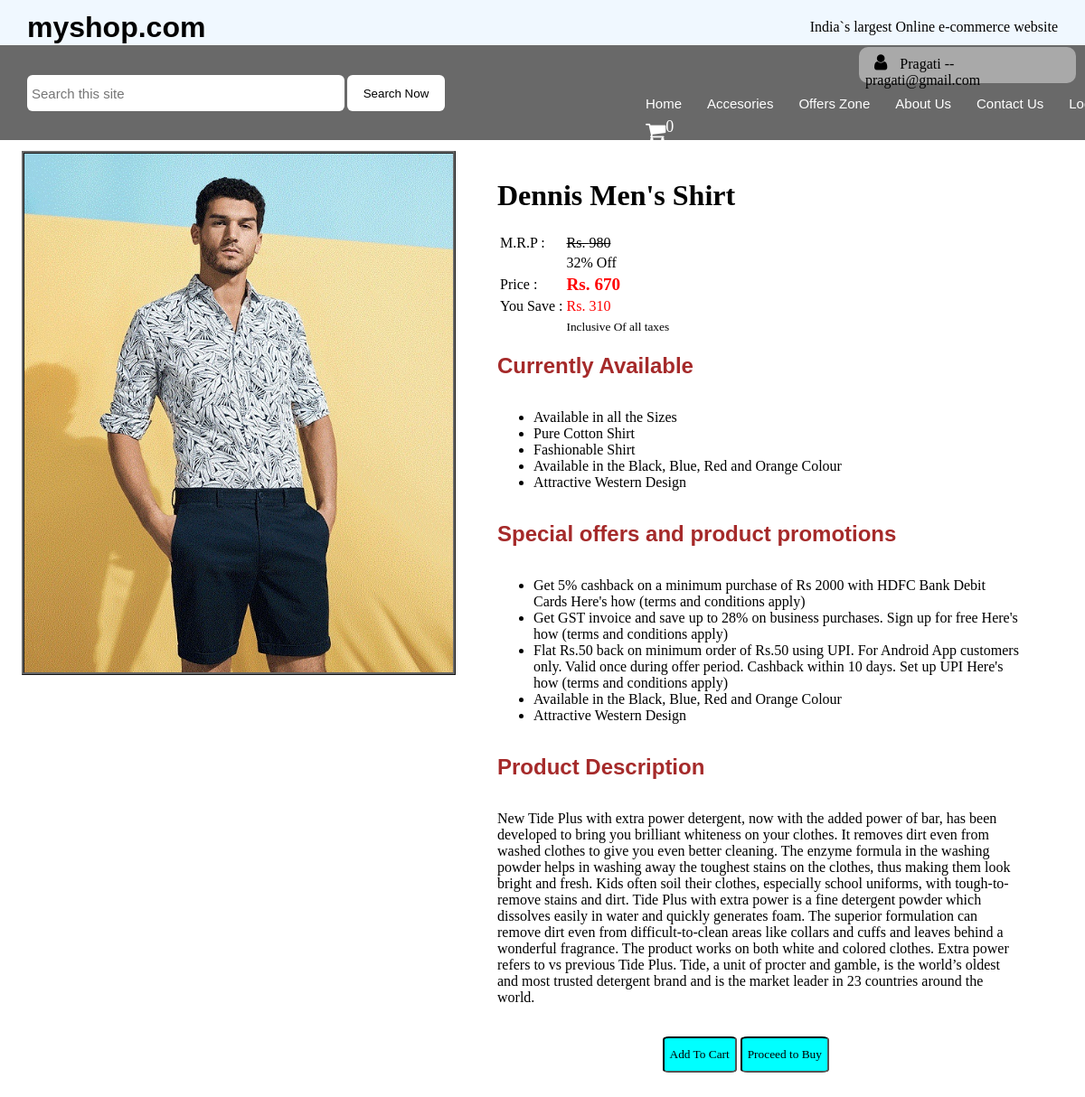
/productinfo.php?id=a1 (signed in), run on the app's committed database.
### tables this page shows
CREATE TABLE `logininfo` (
  `uname` varchar(50) NOT NULL,
  `emailadd` varchar(50) NOT NULL,
  `mobileno` bigint(15) NOT NULL,
  `location` varchar(50) NOT NULL,
  `pass` varchar(50) NOT NULL,
  `hashpass` varchar(100) NOT NULL
);

CREATE TABLE `productinfo` (
  `pid` varchar(10) NOT NULL,
  `pname` varchar(100) NOT NULL,
  `pmrp` float NOT NULL,
  `pprice` float NOT NULL,
  `psave` float NOT NULL,
  `off` int(5) NOT NULL,
  `pavailable` varchar(50) NOT NULL,
  `pla` varchar(300) NOT NULL,
  `plb` varchar(300) NOT NULL,
  `plc` varchar(300) NOT NULL,
  `pld` varchar(300) NOT NULL,
  `ple` varchar(300) NOT NULL,
  `pdesc` varchar(1000) NOT NULL,
  `pimgadd` varchar(50) NOT NULL
);

### productinfo.php (the view, shortened to what this page needs)
<?php
    $mysession = $_SESSION['emailadd'];
    $db = mysqli_connect("localhost", "root", "", "myshopdb");
    $sql = "SELECT * FROM logininfo WHERE emailadd='$mysession'";
    $records = mysqli_query($db, $sql);
    $details = mysqli_fetch_assoc($records);
?>
<?php
    $mysession1 = $_GET['id'];
    $db1 = mysqli_connect("localhost", "root", "", "myshopdb");
    $sql1 = "SELECT * FROM productinfo WHERE pid='$mysession1'";
    $records1 = mysqli_query($db1, $sql1);
    $details1 = mysqli_fetch_assoc($records1);
?>
<!DOCTYPE html>
<html>
<head>
<link rel="stylesheet" href="css2.css">
<link rel="stylesheet" href="https://cdnjs.cloudflare.com/ajax/libs/font-awesome/4.7.0/css/font-awesome.min.css">
</head>
<body>
<div id="outer-box">
<header>
<h1 id="brand-name">myshop.com</h1>
<p id="tag-lines">India`s largest Online e-commerce website</p>
</header>
<div id="white-space-header"></div>
<nav>
<div id="left-nav"><form>
<input type="search" name="search" id="search-box" placeholder="Search this site"/>
<input type="submit" value="Search Now" id="search-btn"/>
</form>
</div>
<div id="right-nav">
<div id="right-nav-upper">
    <i class="fa fa-user" style="font-size:20px; margin-right:10px; margin-left:10px;"></i>
    <?php echo $details['uname']; ?> -- <?php echo $details['emailadd']; ?>
</div>
<div id="menu">
 <ul>
    <li><a href="index.php">Home</a></li>
    <li><a href="access.php">Accesories</a></li>
    <li><a href="offer.php">Offers Zone</a></li>
    <li><a href="about.php">About Us</a></li>
    <li><a href="fcontact.php">Contact Us</a></li>
    <li><a href="logout.php">Logout</a></li>
    <li><a href="cart.php"><i class="fa fa-shopping-cart" style="font-size:24px"><span id="cartno"><sup>0</sup></span></i></a></li>
 </ul>
</div>
</div>
</nav>
<div id="white-space-nav"></div>
<div id="side-fix-div-photo"></div>
    <div id="product-desc-outer">
        <div id="product-name-div">
        <h1><?php echo $details1['pname'];  ?></h1>
        </div>
        <table>
        <tr>
        <td>M.R.P : </td>
        <td><strike>Rs. <?php echo $details1['pmrp'];  ?></strike></td>
        </tr>
        <tr>
        <td></td>
        <td><?php echo $details1['off'];  ?>% Off</td>
        </tr>
        <tr>
        <td>Price : </td>
        <td><big><b><font color="red">Rs. <?php echo $details1['pprice'];  ?></font></b></big></td>
        </tr>
        <tr>
        <td>You Save : </td>
        <td><font color="red">Rs. <?php echo $details1['psave'];  ?></font></td>
        </tr>
        <tr>
        <td></td>
        <td><small>Inclusive Of all taxes</small></td>
        </tr>
        </table>
        <br>
        <h2 id="avilablity"><?php echo $details1['pavailable'];  ?></h2>
        <br>
        <ul>
        <li><?php echo $details1['pla'];  ?></li>
        <li><?php echo $details1['plb'];  ?></li>
        <li><?php echo $details1['plc'];  ?></li>
        <li><?php echo $details1['pld'];  ?></li>
        <li><?php echo $details1['ple'];  ?></li>
        </ul>
        <br>
        <h2 id="avilablity">Special offers and product promotions</h2>
        <br>
        <ul>
        <li>Get 5% cashback on a minimum purchase of Rs 2000 with HDFC Bank Debit Cards Here's how (terms and conditions apply)</li>
        <li>Get GST invoice and save up to 28% on business purchases. Sign up for free Here's how (terms and conditions apply)</li>
        <li>Flat Rs.50 back on minimum order of Rs.50 using UPI. For Android App customers only. Valid once during offer period. Cashback within 10 days. Set up UPI Here's how (terms and conditions apply)</li>
        <li>Available in the Black, Blue, Red and Orange Colour</li>
        <li>Attractive Western Design</li>
        </ul>
        <br>
        <h2 id="avilablity">Product Description</h2>
        <br>
        <p><?php echo $details1['pdesc'];  ?>  </p>
        <br>
        <div id="fbtn">
        <button class="btn" onclick="cartadd()">Add To Cart</button>
        <button class="btn">Proceed to Buy</button>
        </div>
    </div>
</div>
</body>
</html>

### css2.css (style rules this page uses)
* { box-sizing: border-box; }
body { margin: 0px; padding: 0px; }
a { color:#323232; text-decoration:none; font-family:sans-serif; }
#outer-box { width: 100%; height: 700px; }
header { width:100%; height:50px; box-sizing:border-box; background-color: aliceblue; padding:5px; position: fixed; }
#white-space-header { width:100%; height:50px; box-sizing:border-box; padding:5px; }
#brand-name { float:left; padding:0; margin:0; font-family:sans-serif; margin-top:7px; margin-left:25px; }
#tag-lines { float:right; font-family:calibri; margin-right:25px; }
nav { width:100%; height:105px; z-index: 1; position: fixed; box-sizing:border-box; background-color: dimgrey; }
#left-nav { width:50%; height:105px; float: left; z-index: 1; box-sizing:border-box; background-color: dimgrey; padding:30px; }
#right-nav { width:50%; height:105px; z-index: 1; float: left; box-sizing:border-box; background-color: dimgrey; }
#right-nav-upper { width:40%; height:40px; z-index: 1; float: right; margin-top: 2px; margin-right: 10px; border-radius: 10px; background-color: darkgray; padding: 7px; }
#white-space-nav { width:100%; height:105px; box-sizing:border-box; padding:5px; }
#search-box { width:65%; height:40px; border-style:none; box-sizing:border-box; float:left; border-radius: 6px; padding:5px; font-size:15px; margin-top:3px; }
#search-btn { border-style:none; height:40px; width:20%; box-sizing:border-box; float:left; border-radius: 6px; margin-left:3px; background-color:white; margin-top:3px; }
#menu { width:100%; height:45px; margin-left:15%; float: left; }
#menu ul { display:block; list-style:none; padding:9px 0 0 10px; margin:0px; }
#menu ul li a { height:30px; display:block; padding:0px 10px 0 10px; margin:0 4px 0 4px; float:left; text-align:center; color:#fff; font-size:15px; line-height:27px; }
#menu ul li { display:inline; padding:0px; margin:0px; height:27px; }
#product-desc-outer { width: 50%; height: auto; float: right; margin: 5%; margin-top: 1%; padding: 10px; }
#avilablity { color: brown; font-family: sans-serif; margin: 0px; }
#cartno { margin: 0px; padding: 0px; font-size: 90%; }
#fbtn { height: 100px; width: 215px; margin: 0 auto; }
.btn { height:40px; width: 6opx; font-family: cursive; background-color: aqua; border-style: inset; border-radius: 8%; }

### data on the page
logininfo: uname "Pragati", emailadd "pragati@gmail.com"
productinfo: pname "Dennis Men's Shirt", pmrp "980", off "32", pprice "670", psave "310", pavailable "Currently Available", pla "Available in all the Sizes", plb "Pure Cotton Shirt", plc "Fashionable Shirt", pld "Available in the Black, Blue, Red and Orange Colour", ple "Attractive Western Design", pdesc "New Tide Plus with extra power detergent, now with the added power of bar, has been developed to bring you brilliant whiteness on your clothes. It removes dirt even from washed clothes to give you even better cleaning. The enzyme formula in the washing powder helps in washing away the toughest stains on the clothes, thus making them look bright and fresh. Kids often soil their clothes, especially school uniforms, with tough-to-remove stains and dirt. Tide Plus with extra power is a fine detergent powder which dissolves easily in water and quickly generates foam. The superior formulation can remove dirt even from difficult-to-clean areas like collars and cuffs and leaves behind a wonderful…"
